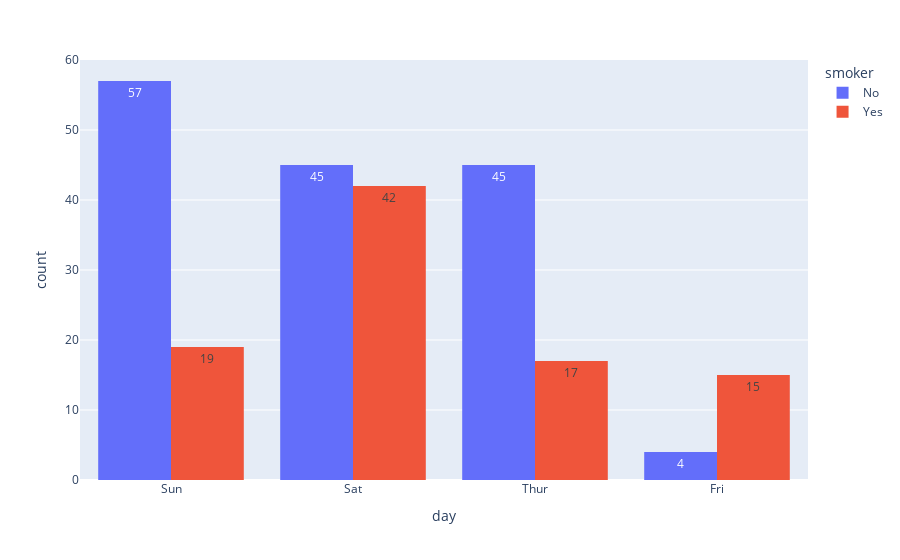

Notebook source saved alongside this figure:
### Code cell
px.histogram(df,x='day',y='total_bill',histfunc='count',color='smoker',barmode='group',text_auto=True)

### Figure 1 — Plotly figure (JSON) as saved in the notebook; plotly's stock layout.template omitted (floating-point values rounded to 4 significant figures; data arrays with more than 128 entries replaced by an {"elided": "..."} marker saying what was removed)
{"data": [{"alignmentgroup": "True", "bingroup": "x", "histfunc": "count", "hovertemplate": "smoker=No<br>day=%{x}<br>count=%{y}<extra></extra>", "legendgroup": "No", "marker": {"color": "#636efa", "pattern": {"shape": ""}}, "name": "No", "offsetgroup": "No", "orientation": "v", "showlegend": true, "texttemplate": "%{value}", "type": "histogram", "x": {"elided": "151 str values"}, "xaxis": "x", "y": {"elided": "151 float values"}, "yaxis": "y"}, {"alignmentgroup": "True", "bingroup": "x", "histfunc": "count", "hovertemplate": "smoker=Yes<br>day=%{x}<br>count=%{y}<extra></extra>", "legendgroup": "Yes", "marker": {"color": "#EF553B", "pattern": {"shape": ""}}, "name": "Yes", "offsetgroup": "Yes", "orientation": "v", "showlegend": true, "texttemplate": "%{value}", "type": "histogram", "x": ["Sat", "Sat", "Sat", "Sat", "Sat", "Sat", "Sat", "Sat", "Sat", "Sat", "Sat", "Thur", "Thur", "Fri", "Fri", "Fri", "Fri", "Fri", "Fri", "Fri", "Fri", "Fri", "Sat", "Sat", "Sat", "Sat", "Sat", "Sat", "Thur", "Sun", "Sat", "Sat", "Sat", "Sat", "Sun", "Sun", "Sun", "Sun", "Sun", "Sun", "Sun", "Sun", "Sun", "Sun", "Sun", "Sun", "Sun", "Sun", "Sun", "Sun", "Sun", "Sun", "Thur", "Thur", "Thur", "Thur", "Thur", "Thur", "Thur", "Thur", "Thur", "Thur", "Thur", "Thur", "Thur", "Thur", "Sat", "Sat", "Sat", "Sat", "Sat", "Sat", "Sat", "Sat", "Sat", "Sat", "Sat", "Sat", "Sat", "Fri", "Fri", "Fri", "Fri", "Fri", "Fri", "Sat", "Sat", "Sat", "Sat", "Sat", "Sat", "Sat", "Sat"], "xaxis": "x", "y": [38.01, 11.24, 20.29, 13.81, 11.02, 18.29, 3.07, 15.01, 26.86, 25.28, 17.92, 19.44, 32.68, 28.97, 5.75, 16.32, 40.17, 27.28, 12.03, 21.01, 11.35, 15.38, 44.3, 22.42, 15.36, 20.49, 25.21, 14.31, 16, 17.51, 10.59, 10.63, 50.81, 15.81, 7.25, 31.85, 16.82, 32.9, 17.89, 14.48, 9.6, 34.63, 34.65, 23.33, 45.35, 23.17, 40.55, 20.9, 30.46, 18.15, 23.1, 15.69, 19.81, 28.44, 15.48, 16.58, 10.34, 43.11, 13, 13.51, 18.71, 12.74, 13, 16.4, 20.53, 16.47, 26.59, 38.73, 24.27, 12.76, 30.06, 25.89, 13.27, 28.17, 12.9, 28.15, 11.59, 7.74, 30.14, 12.16, 13.42, 8.58, 13.42, 16.27, 10.09, 22.12, 24.01, 15.69, 15.53, 12.6, 32.83, 27.18, 22.67], "yaxis": "y"}], "layout": {"autosize": true, "barmode": "group", "legend": {"title": {"text": "smoker"}, "tracegroupgap": 0}, "margin": {"t": 60}, "xaxis": {"anchor": "y", "autorange": true, "domain": [0, 1], "range": [-0.5, 3.5], "title": {"text": "day"}, "type": "category"}, "yaxis": {"anchor": "x", "autorange": true, "domain": [0, 1], "range": [0, 60], "title": {"text": "count"}, "type": "linear"}}}
